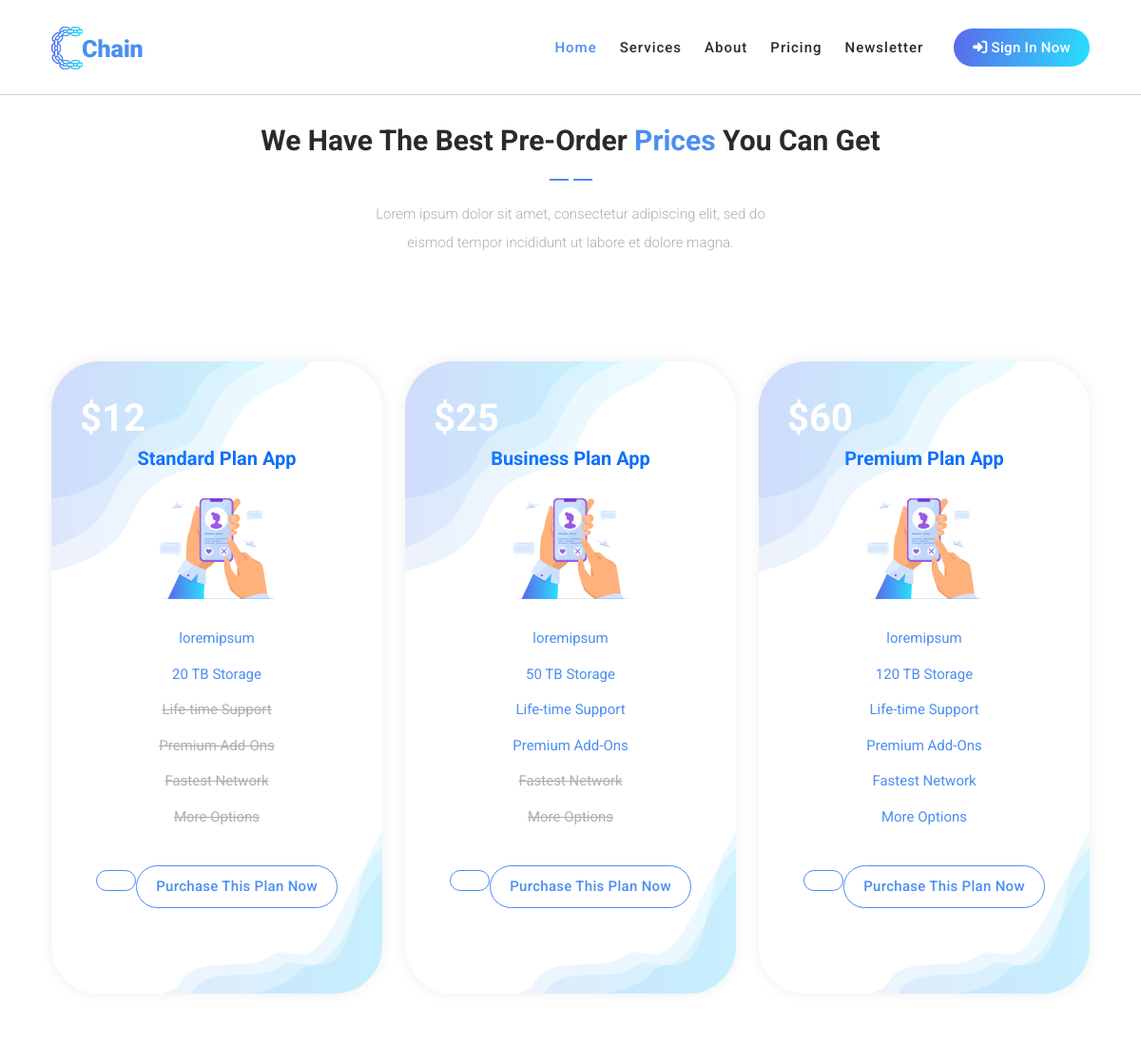
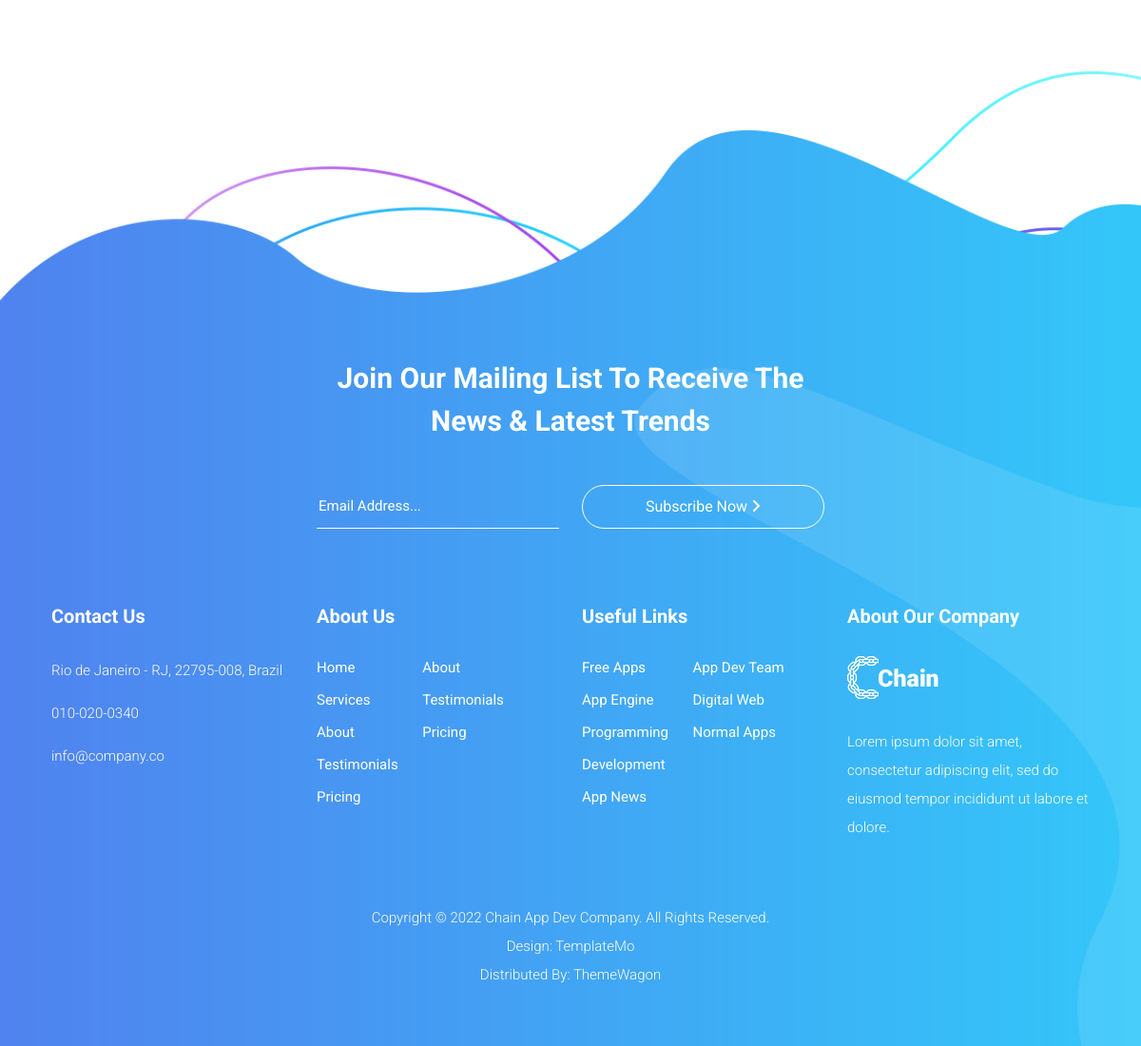
The page /pricing/ on the database its author committed (2 pictures, top to bottom).
### chainer/models.py (models this page shows, shortened)
class BuildPackets(models.Model):
    name=models.CharField(max_length=100)
    description = models.CharField(max_length=250, default="loremipsum")
    storage=models.CharField(max_length=10 , default="20")
    lifetimesupport=models.BooleanField(default=False)
    premiumaddons=models.BooleanField(default=False)
    fastestnetwork=models.BooleanField(default=False)
    moreoptions=models.BooleanField(default=False)
    image = models.ImageField(upload_to='build-packets' )
    price= models.IntegerField(default=1000)
    def get_lifetimesupport(self):
        if not self.lifetimesupport:
            return "non-function"
        else:
            pass
    def get_premiumaddons(self):
        if not self.premiumaddons:
            return "non-function"
        else:
            pass
    def get_fastestnetwork(self):
        if not self.fastestnetwork:
            return "non-function"
        else:
            pass
    def get_moreoptions(self):
        if not self.moreoptions:
            return "non-function"
        else:
            pass

### chainer/views.py (the view)
# urls.py: path('pricing/', pages.pricing,name='pricing'),
def pricing (request):
    build_packets=BuildPackets.objects.all()
    return render(request, 'pricing.html',{"build_packets":build_packets})

### chainer/templates/pricing.html
{% extends 'layout/base.html'%}
{% block content%} {% load static %}
<div id="pricing" class="pricing-tables">
    <div class="container">
      <div class="row">
        <div class="col-lg-8 offset-lg-2">
          <div class="section-heading">
            <h4>We Have The Best Pre-Order <em>Prices</em> You Can Get</h4>
            <img src="assets/images/heading-line-dec.png" alt="">
            <p>Lorem ipsum dolor sit amet, consectetur adipiscing elit, sed do eismod tempor incididunt ut labore et dolore magna.</p>
          </div>
        </div>
{%if build_packets%}
{%for item in build_packets%}
<div class="col-lg-4">
  <a href="{% url 'payment' item.id %}">
  <div class="pricing-item-regular">
    <span class="price">${{item.price}}</span>
    <h4>{{item.name}}</h4>
    <div class="icon">
      <img src="{{item.image.url}} " alt="">
    </div>
    <ul>
      <li>{{item.description}}</li>
      <li>{{item.storage}} TB Storage</li>
      <li class="{{item.get_lifetimesupport}}">Life-time Support</li>
      <li class="{{item.get_premiumaddons}}">Premium Add-Ons</li>
      <li class="{{item.get_fastestnetwork}}">Fastest Network</li>
      <li class="{{item.get_moreoptions}}">More Options</li>
    </ul>
    <div class="border-button">
      <a href="#">Purchase This Plan Now</a>
    </div>
  </div>
  </a>
</div>
{%endfor%}
{% endif %}
      </div>
    </div>
  </div>
{% endblock content%}

### chainer/templates/layout/base.html (shortened to what this page needs)
{% load static %}
<!DOCTYPE html>
<html lang="en">
    <link href="https://cdn.jsdelivr.net/npm/bootstrap@5.2.2/dist/css/bootstrap.min.css" rel="stylesheet">
<head>
    <link href="{% static 'vendor/bootstrap/css/bootstrap.min.css'%} " rel="stylesheet">
    <link rel="stylesheet" href="https://use.fontawesome.com/releases/v5.8.1/css/all.css">
    <link rel="stylesheet" href="{% static 'assets/css/templatemo-chain-app-dev.css' %}">
    <link rel="stylesheet" href="{% static 'assets/css/animated.css' %}">
    <link rel="stylesheet" href="{% static 'assets/css/owl.css' %}">
    <link rel="stylesheet" href="https://cdnjs.cloudflare.com/ajax/libs/font-awesome/6.2.1/css/all.min.css" />
</head>
<body>
{% include 'layout/header.html' %}
{% block content%}
 {% endblock content%}
{% include 'layout/footer.html'%}
</body>
</html>

### chainer/templates/layout/header.html (shortened to what this page needs)
{% load static %}
 <header class="header-area header-sticky wow slideInDown" data-wow-duration="0.75s" data-wow-delay="0s">
    <div class="container">
      <div class="row">
        <div class="col-12">
          <nav class="main-nav">
            <a href="{% url 'home'%} " class="logo">
              <img src="{%static 'assets/images/logo.png'%}" alt="Chain App Dev">
            </a>
            <ul class="nav">
              <li class="scroll-to-section"><a href="{% url 'home'%}" class="active">Home</a></li>
              <li class="scroll-to-section"><a href="{% url 'services'%}">Services</a></li>
              <li class="scroll-to-section"><a href="{% url 'about'%}">About</a></li>
              <li class="scroll-to-section"><a href="{% url 'pricing'%}">Pricing</a></li>
              <li class="scroll-to-section"><a href="{% url 'newsletterpage'%}">Newsletter</a></li>
              {% if user.is_authenticated %}
              <li class="scroll-to-section"><a href={% url 'userprofile'%}><i class="fa-solid fa-user"></i> {{user.username}}</a></li>
              <li class="scroll-to-section"><a href="{% url 'logout'%}">Logout</a></li>
              {% else %}
              <li><div class="gradient-button"><a id="modal_trigger" href="#modal"><i class="fa fa-sign-in-alt"></i> Sign In Now</a></div></li>
              {% endif %}
            </ul>
          </nav>
        </div>
      </div>
    </div>
  </header>

### chainer/templates/layout/footer.html (shortened to what this page needs)
<footer id="newsletter">
    <div class="container">
      <div class="row">
        <div class="col-lg-8 offset-lg-2">
          <div class="section-heading">
            <h4>Join our mailing list to receive the news &amp; latest trends</h4>
          </div>
        </div>
        <div class="col-lg-6 offset-lg-3">
          <form id="search" action="{% url 'newsletter'%}" method="POST">
            <div class="row">
              <div class="col-lg-6 col-sm-6">
                <fieldset>
                  <input type="address" name="email" class="email" placeholder="Email Address..." autocomplete="on" required>
                </fieldset>
              </div>
              <div class="col-lg-6 col-sm-6">
                <fieldset>
                  <button type="submit" class="main-button">Subscribe Now <i class="fa fa-angle-right"></i></button>
                </fieldset>
              </div>
            </div>
          </form>
        </div>
      </div>
      <div class="row">
        <div class="col-lg-3">
          <div class="footer-widget">
            <h4>Contact Us</h4>
            <p>Rio de Janeiro - RJ, 22795-008, Brazil</p>
            <p><a href="#">010-020-0340</a></p>
            <p><a href="#">info@company.co</a></p>
          </div>
        </div>
        <div class="col-lg-3">
          <div class="footer-widget">
            <h4>About Us</h4>
            <ul>
              <li><a href="#">Home</a></li>
              <li><a href="#">Services</a></li>
              <li><a href="#">About</a></li>
              <li><a href="#">Testimonials</a></li>
              <li><a href="#">Pricing</a></li>
            </ul>
            <ul>
              <li><a href="#">About</a></li>
              <li><a href="#">Testimonials</a></li>
              <li><a href="#">Pricing</a></li>
            </ul>
          </div>
        </div>
        <div class="col-lg-3">
          <div class="footer-widget">
            <h4>Useful Links</h4>
            <ul>
              <li><a href="#">Free Apps</a></li>
              <li><a href="#">App Engine</a></li>
              <li><a href="#">Programming</a></li>
              <li><a href="#">Development</a></li>
              <li><a href="#">App News</a></li>
            </ul>
            <ul>
              <li><a href="#">App Dev Team</a></li>
              <li><a href="#">Digital Web</a></li>
              <li><a href="#">Normal Apps</a></li>
            </ul>
          </div>
        </div>
        <div class="col-lg-3">
          <div class="footer-widget">
            <h4>About Our Company</h4>
            <div class="logo">
              <img src="assets/images/white-logo.png" alt="">
            </div>
            <p>Lorem ipsum dolor sit amet, consectetur adipiscing elit, sed do eiusmod tempor incididunt ut labore et dolore.</p>
          </div>
        </div>
        <div class="col-lg-12">
          <div class="copyright-text">
            <p>Copyright © 2022 Chain App Dev Company. All Rights Reserved.
          <br>Design: <a href="https://templatemo.com/" target="_blank" title="css templates">TemplateMo</a><br>
          Distributed By: <a href="https://themewagon.com/" target="_blank" title="Bootstrap Template World">ThemeWagon</a>
        </p>
          </div>
        </div>
      </div>
    </div>
  </footer>

### rows shown on the page
BuildPackets: price "12", name "Standard Plan App", image (picture), description "loremipsum", storage "20"
BuildPackets: price "25", name "Business Plan App", image (picture), description "loremipsum", storage "50"
BuildPackets: price "60", name "Premium Plan App", image (picture), description "loremipsum", storage "120"
